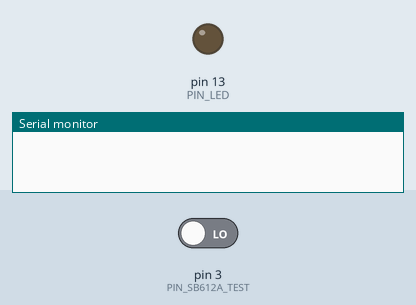
Recording of a sketch running on a simulated Arduino Uno, built with avr-gcc and run on an emulated ATmega328P. Shown: output pins drawn as LEDs (lit = HIGH), the last lines printed to the serial monitor. The test bench sets the inputs (shaded band); at power-on: pin 3 (PIN_SB612A_TEST) LOW. Sleep ends after the set time or at an interrupt.

Above: at 1.2 s.
1.3 s: pin 3 (PIN_SB612A_TEST) driven HIGH
At 2.4 s:
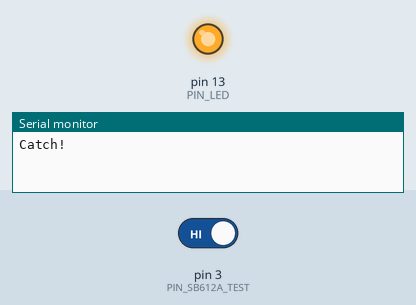
2.8 s: pin 3 (PIN_SB612A_TEST) driven LOW
At 3.6 s:
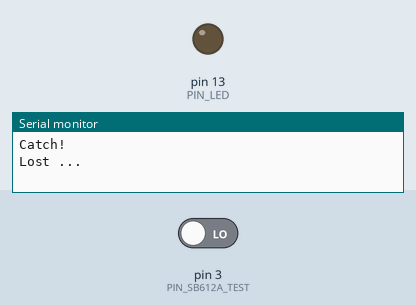
Timing chart, 0 to 5.8 s (numbered marks = the images above; inputs shaded):
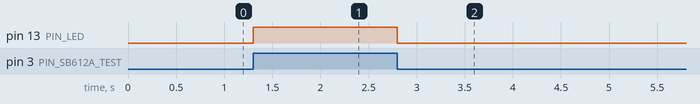

Measured:
- after the input at 1.3 s, pin 13 (PIN_LED): LOW → HIGH at once
- after the input at 2.8 s, pin 13 (PIN_LED): HIGH → LOW at once

The sketch:

SB612A.ino
```cpp
#include <SoftwareSerial.h>

#include <avr/sleep.h>

#define PIN_SB612A_TEST (3)
#define PIN_LED (13)

#define SS_RX (4)
#define SS_TX (5)

volatile unsigned int counter = 0;
volatile bool lastStatus = false;
volatile bool thisStatus = false;

SoftwareSerial ss(SS_RX, SS_TX);

void cyclePoint() {
  bool status = digitalRead(PIN_SB612A_TEST);
  digitalWrite(PIN_LED, status);
  thisStatus = status;
  counter++;
}

void setup() {
  Serial.begin(115200);
  ss.begin(115200);

  set_sleep_mode(SLEEP_MODE_PWR_DOWN);

  pinMode(PIN_LED, OUTPUT);
  pinMode(PIN_SB612A_TEST, INPUT);

  attachInterrupt(digitalPinToInterrupt(PIN_SB612A_TEST), cyclePoint, CHANGE);
}

void loop() {
  if (thisStatus != lastStatus) {
    Serial.println(thisStatus ? "Catch!" : "Lost ...");
//    ss.println(thisStatus ? "なにものじゃ" : "にどとくるな");
    lastStatus = thisStatus;
    delay(100);
  }
  else {
    sleep_mode();
  }
}
```
